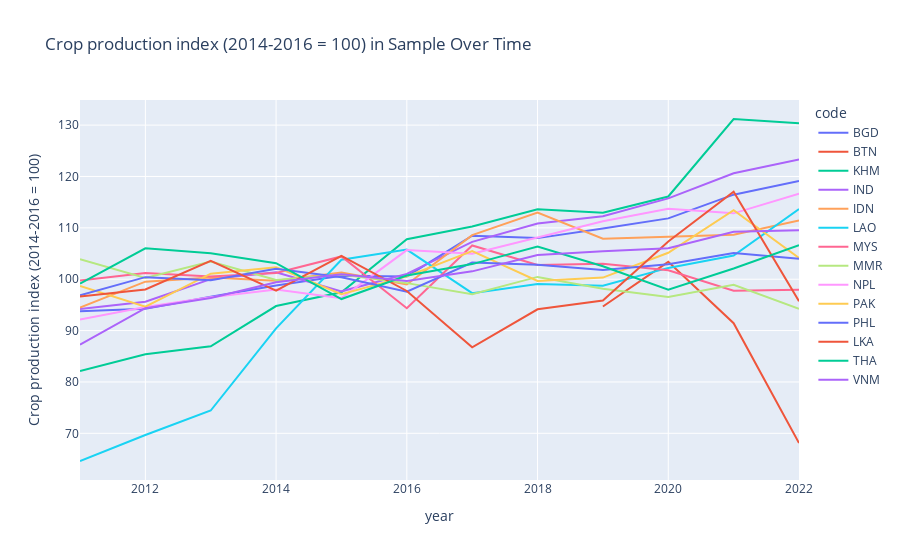

This figure's notebook cell:
### Code cell
px.line(
    df_for_interactive,
    x = 'year',
    y = 'Crop production index (2014-2016 = 100)',
    color = 'code',
    title='Crop production index (2014-2016 = 100) in Sample Over Time'
)

### Figure 1 — Plotly figure (JSON) as saved in the notebook; plotly's stock layout.template omitted (floating-point values rounded to 4 significant figures)
{"data": [{"hovertemplate": "code=BGD<br>year=%{x}<br>Crop production index (2014-2016 = 100)=%{y}<extra></extra>", "legendgroup": "BGD", "line": {"color": "#636efa", "dash": "solid"}, "marker": {"symbol": "circle"}, "mode": "lines", "name": "BGD", "orientation": "v", "showlegend": true, "type": "scatter", "x": [2011, 2012, 2013, 2014, 2015, 2016, 2017, 2018, 2019, 2020, 2021, 2022], "xaxis": "x", "y": [93.78, 94.27, 96.58, 98.76, 100.7, 100.5, 108.5, 108.0, 109.9, 111.8, 116.5, 119.1], "yaxis": "y"}, {"hovertemplate": "code=BTN<br>year=%{x}<br>Crop production index (2014-2016 = 100)=%{y}<extra></extra>", "legendgroup": "BTN", "line": {"color": "#EF553B", "dash": "solid"}, "marker": {"symbol": "circle"}, "mode": "lines", "name": "BTN", "orientation": "v", "showlegend": true, "type": "scatter", "x": [2019, 2020, 2021, 2022], "xaxis": "x", "y": [94.68, 103.4, 91.44, 68.09], "yaxis": "y"}, {"hovertemplate": "code=KHM<br>year=%{x}<br>Crop production index (2014-2016 = 100)=%{y}<extra></extra>", "legendgroup": "KHM", "line": {"color": "#00cc96", "dash": "solid"}, "marker": {"symbol": "circle"}, "mode": "lines", "name": "KHM", "orientation": "v", "showlegend": true, "type": "scatter", "x": [2011, 2012, 2013, 2014, 2015, 2016, 2017, 2018, 2019, 2020, 2021, 2022], "xaxis": "x", "y": [82.12, 85.39, 86.93, 94.78, 97.45, 107.8, 110.2, 113.6, 112.9, 116.1, 131.2, 130.4], "yaxis": "y"}, {"hovertemplate": "code=IND<br>year=%{x}<br>Crop production index (2014-2016 = 100)=%{y}<extra></extra>", "legendgroup": "IND", "line": {"color": "#ab63fa", "dash": "solid"}, "marker": {"symbol": "circle"}, "mode": "lines", "name": "IND", "orientation": "v", "showlegend": true, "type": "scatter", "x": [2011, 2012, 2013, 2014, 2015, 2016, 2017, 2018, 2019, 2020, 2021, 2022], "xaxis": "x", "y": [94.21, 95.63, 100.0, 101.3, 97.64, 101.0, 107.3, 110.8, 112.2, 115.7, 120.6, 123.3], "yaxis": "y"}, {"hovertemplate": "code=IDN<br>year=%{x}<br>Crop production index (2014-2016 = 100)=%{y}<extra></extra>", "legendgroup": "IDN", "line": {"color": "#FFA15A", "dash": "solid"}, "marker": {"symbol": "circle"}, "mode": "lines", "name": "IDN", "orientation": "v", "showlegend": true, "type": "scatter", "x": [2011, 2012, 2013, 2014, 2015, 2016, 2017, 2018, 2019, 2020, 2021, 2022], "xaxis": "x", "y": [94.46, 99.52, 100.3, 99.7, 101.3, 98.98, 108.6, 113.0, 107.9, 108.2, 108.6, 111.4], "yaxis": "y"}, {"hovertemplate": "code=LAO<br>year=%{x}<br>Crop production index (2014-2016 = 100)=%{y}<extra></extra>", "legendgroup": "LAO", "line": {"color": "#19d3f3", "dash": "solid"}, "marker": {"symbol": "circle"}, "mode": "lines", "name": "LAO", "orientation": "v", "showlegend": true, "type": "scatter", "x": [2011, 2012, 2013, 2014, 2015, 2016, 2017, 2018, 2019, 2020, 2021, 2022], "xaxis": "x", "y": [64.61, 69.68, 74.44, 90.44, 103.8, 105.8, 97.29, 99.09, 98.73, 102.2, 104.6, 113.7], "yaxis": "y"}, {"hovertemplate": "code=MYS<br>year=%{x}<br>Crop production index (2014-2016 = 100)=%{y}<extra></extra>", "legendgroup": "MYS", "line": {"color": "#FF6692", "dash": "solid"}, "marker": {"symbol": "circle"}, "mode": "lines", "name": "MYS", "orientation": "v", "showlegend": true, "type": "scatter", "x": [2011, 2012, 2013, 2014, 2015, 2016, 2017, 2018, 2019, 2020, 2021, 2022], "xaxis": "x", "y": [99.75, 101.2, 100.5, 101.2, 104.4, 94.36, 106.6, 102.8, 103.0, 101.7, 97.74, 97.93], "yaxis": "y"}, {"hovertemplate": "code=MMR<br>year=%{x}<br>Crop production index (2014-2016 = 100)=%{y}<extra></extra>", "legendgroup": "MMR", "line": {"color": "#B6E880", "dash": "solid"}, "marker": {"symbol": "circle"}, "mode": "lines", "name": "MMR", "orientation": "v", "showlegend": true, "type": "scatter", "x": [2011, 2012, 2013, 2014, 2015, 2016, 2017, 2018, 2019, 2020, 2021, 2022], "xaxis": "x", "y": [103.9, 100.2, 103.5, 99.86, 100.9, 99.24, 97.07, 100.5, 98.16, 96.55, 98.9, 94.24], "yaxis": "y"}, {"hovertemplate": "code=NPL<br>year=%{x}<br>Crop production index (2014-2016 = 100)=%{y}<extra></extra>", "legendgroup": "NPL", "line": {"color": "#FF97FF", "dash": "solid"}, "marker": {"symbol": "circle"}, "mode": "lines", "name": "NPL", "orientation": "v", "showlegend": true, "type": "scatter", "x": [2011, 2012, 2013, 2014, 2015, 2016, 2017, 2018, 2019, 2020, 2021, 2022], "xaxis": "x", "y": [92.17, 94.58, 96.48, 98.0, 96.32, 105.7, 104.9, 108.2, 111.3, 113.7, 112.8, 116.7], "yaxis": "y"}, {"hovertemplate": "code=PAK<br>year=%{x}<br>Crop production index (2014-2016 = 100)=%{y}<extra></extra>", "legendgroup": "PAK", "line": {"color": "#FECB52", "dash": "solid"}, "marker": {"symbol": "circle"}, "mode": "lines", "name": "PAK", "orientation": "v", "showlegend": true, "type": "scatter", "x": [2011, 2012, 2013, 2014, 2015, 2016, 2017, 2018, 2019, 2020, 2021, 2022], "xaxis": "x", "y": [98.69, 94.65, 101.1, 102.3, 97.1, 100.6, 105.5, 99.66, 100.3, 105.1, 113.4, 104.1], "yaxis": "y"}, {"hovertemplate": "code=PHL<br>year=%{x}<br>Crop production index (2014-2016 = 100)=%{y}<extra></extra>", "legendgroup": "PHL", "line": {"color": "#636efa", "dash": "solid"}, "marker": {"symbol": "circle"}, "mode": "lines", "name": "PHL", "orientation": "v", "showlegend": true, "type": "scatter", "x": [2011, 2012, 2013, 2014, 2015, 2016, 2017, 2018, 2019, 2020, 2021, 2022], "xaxis": "x", "y": [96.89, 100.4, 99.79, 102.0, 100.4, 97.58, 103.2, 102.8, 101.8, 102.9, 105.1, 104.0], "yaxis": "y"}, {"hovertemplate": "code=LKA<br>year=%{x}<br>Crop production index (2014-2016 = 100)=%{y}<extra></extra>", "legendgroup": "LKA", "line": {"color": "#EF553B", "dash": "solid"}, "marker": {"symbol": "circle"}, "mode": "lines", "name": "LKA", "orientation": "v", "showlegend": true, "type": "scatter", "x": [2011, 2012, 2013, 2014, 2015, 2016, 2017, 2018, 2019, 2020, 2021, 2022], "xaxis": "x", "y": [96.64, 98.01, 103.6, 97.76, 104.5, 97.71, 86.75, 94.14, 95.85, 107.3, 117.0, 95.73], "yaxis": "y"}, {"hovertemplate": "code=THA<br>year=%{x}<br>Crop production index (2014-2016 = 100)=%{y}<extra></extra>", "legendgroup": "THA", "line": {"color": "#00cc96", "dash": "solid"}, "marker": {"symbol": "circle"}, "mode": "lines", "name": "THA", "orientation": "v", "showlegend": true, "type": "scatter", "x": [2011, 2012, 2013, 2014, 2015, 2016, 2017, 2018, 2019, 2020, 2021, 2022], "xaxis": "x", "y": [99.15, 106.0, 105.0, 103.1, 96.14, 100.7, 102.9, 106.4, 102.5, 97.97, 102.1, 106.6], "yaxis": "y"}, {"hovertemplate": "code=VNM<br>year=%{x}<br>Crop production index (2014-2016 = 100)=%{y}<extra></extra>", "legendgroup": "VNM", "line": {"color": "#ab63fa", "dash": "solid"}, "marker": {"symbol": "circle"}, "mode": "lines", "name": "VNM", "orientation": "v", "showlegend": true, "type": "scatter", "x": [2011, 2012, 2013, 2014, 2015, 2016, 2017, 2018, 2019, 2020, 2021, 2022], "xaxis": "x", "y": [87.26, 94.36, 96.35, 99.4, 101.0, 99.63, 101.5, 104.7, 105.4, 106.0, 109.2, 109.5], "yaxis": "y"}], "layout": {"legend": {"title": {"text": "code"}, "tracegroupgap": 0}, "title": {"text": "Crop production index (2014-2016 = 100) in Sample Over Time"}, "xaxis": {"anchor": "y", "domain": [0, 1], "title": {"text": "year"}}, "yaxis": {"anchor": "x", "domain": [0, 1], "title": {"text": "Crop production index (2014-2016 = 100)"}}}}
